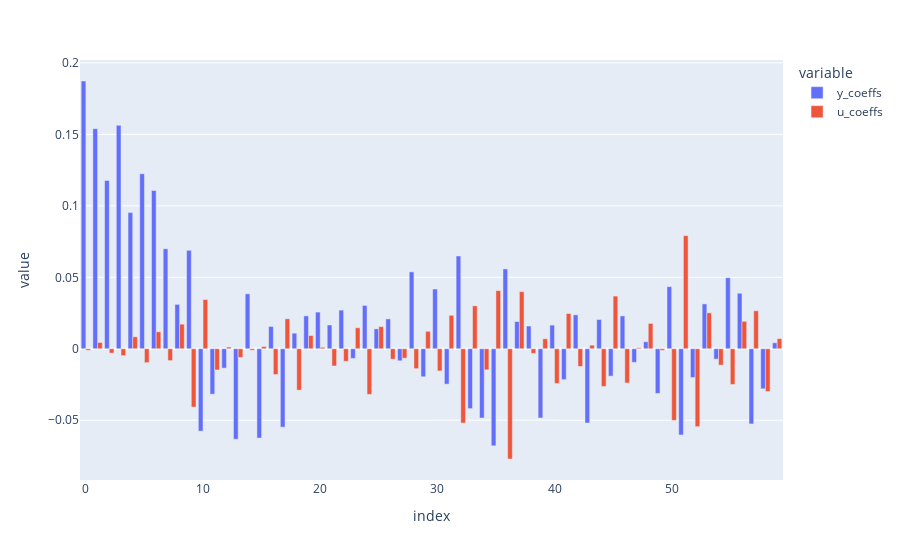

The code cell stored with this chart in its notebook:
### Code cell
y_coeffs = np.copy(np.flip(theta[0:k]))
u_coeffs = np.copy(np.flip(theta[k:]))
# y_coeffs /= np.sum(np.abs(y_coeffs))
# u_coeffs /= np.sum(np.abs(u_coeffs))
theta_df = pd.DataFrame({"y_coeffs": y_coeffs, "u_coeffs": u_coeffs})
px.bar(theta_df, barmode="group")

### Figure 1 — Plotly figure (JSON) as saved in the notebook; plotly's stock layout.template omitted (floating-point values rounded to 4 significant figures)
{"data": [{"alignmentgroup": "True", "hovertemplate": "variable=y_coeffs<br>index=%{x}<br>value=%{y}<extra></extra>", "legendgroup": "y_coeffs", "marker": {"color": "#636efa", "pattern": {"shape": ""}}, "name": "y_coeffs", "offsetgroup": "y_coeffs", "orientation": "v", "showlegend": true, "textposition": "auto", "type": "bar", "x": [0, 1, 2, 3, 4, 5, 6, 7, 8, 9, 10, 11, 12, 13, 14, 15, 16, 17, 18, 19, 20, 21, 22, 23, 24, 25, 26, 27, 28, 29, 30, 31, 32, 33, 34, 35, 36, 37, 38, 39, 40, 41, 42, 43, 44, 45, 46, 47, 48, 49, 50, 51, 52, 53, 54, 55, 56, 57, 58, 59], "xaxis": "x", "y": [0.1874, 0.154, 0.1178, 0.1564, 0.09527, 0.1225, 0.1107, 0.06995, 0.03105, 0.0689, -0.05764, -0.03177, -0.01357, -0.06332, 0.03843, -0.0625, 0.01561, -0.05485, 0.0109, 0.02301, 0.02566, 0.01664, 0.02704, -0.006765, 0.03032, 0.0139, 0.02089, -0.008401, 0.05382, -0.01961, 0.04181, -0.02477, 0.06493, -0.04189, -0.04847, -0.06792, 0.05585, 0.01905, 0.0159, -0.04844, 0.01656, -0.02159, 0.02374, -0.05196, 0.02048, -0.01916, 0.02298, -0.009503, 0.004912, -0.03125, 0.04346, -0.06032, -0.02013, 0.03139, -0.007273, 0.04967, 0.03884, -0.05261, -0.02805, 0.004183], "yaxis": "y"}, {"alignmentgroup": "True", "hovertemplate": "variable=u_coeffs<br>index=%{x}<br>value=%{y}<extra></extra>", "legendgroup": "u_coeffs", "marker": {"color": "#EF553B", "pattern": {"shape": ""}}, "name": "u_coeffs", "offsetgroup": "u_coeffs", "orientation": "v", "showlegend": true, "textposition": "auto", "type": "bar", "x": [0, 1, 2, 3, 4, 5, 6, 7, 8, 9, 10, 11, 12, 13, 14, 15, 16, 17, 18, 19, 20, 21, 22, 23, 24, 25, 26, 27, 28, 29, 30, 31, 32, 33, 34, 35, 36, 37, 38, 39, 40, 41, 42, 43, 44, 45, 46, 47, 48, 49, 50, 51, 52, 53, 54, 55, 56, 57, 58, 59], "xaxis": "x", "y": [-0.001058, 0.004395, -0.003069, -0.004841, 0.008376, -0.009707, 0.01189, -0.008291, 0.01722, -0.04079, 0.03446, -0.01486, 0.001185, -0.006138, -0.001023, 0.001552, -0.01804, 0.02096, -0.02896, 0.009244, 0.001052, -0.01207, -0.008785, 0.0147, -0.03195, 0.0155, -0.007305, -0.006611, -0.01393, 0.01221, -0.01553, 0.0234, -0.052, 0.03004, -0.01475, 0.0407, -0.07714, 0.03996, -0.003222, 0.00699, -0.02426, 0.02466, -0.01239, 0.002509, -0.0264, 0.03686, -0.02392, 0.0006893, 0.01773, -0.001117, -0.0501, 0.07913, -0.05451, 0.02514, -0.01146, -0.02498, 0.01919, 0.02659, -0.02989, 0.007066], "yaxis": "y"}], "layout": {"barmode": "group", "legend": {"title": {"text": "variable"}, "tracegroupgap": 0}, "margin": {"t": 60}, "xaxis": {"anchor": "y", "domain": [0, 1], "title": {"text": "index"}}, "yaxis": {"anchor": "x", "domain": [0, 1], "title": {"text": "value"}}}}
